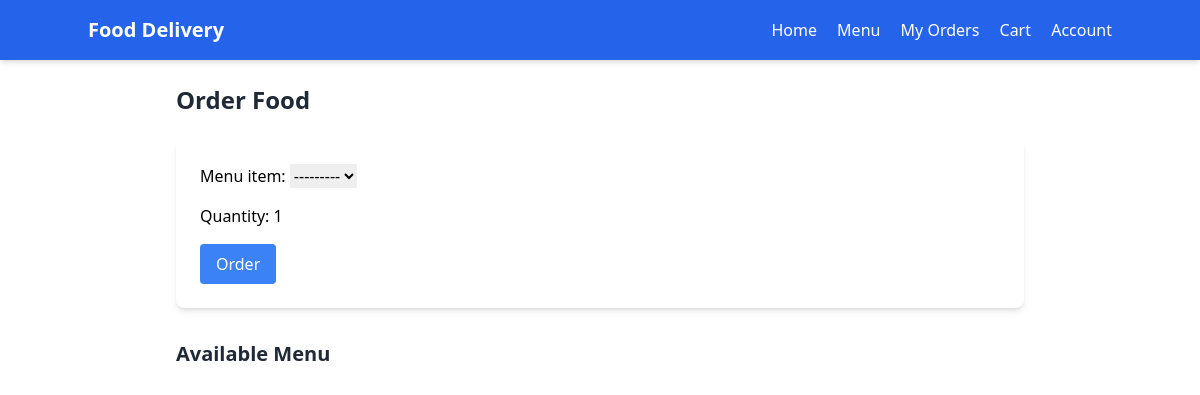
The page /order/ (signed in) on the database as committed earlier.
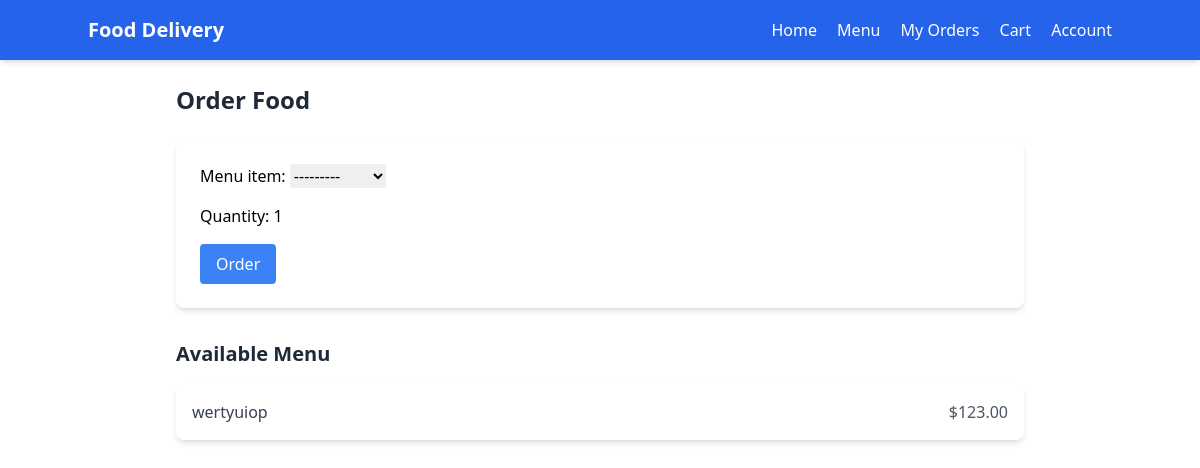
The same page on the database as committed later.
### feast/models.py (models this page shows)
class Menu(models.Model):
    CATEGORY_CHOICES = [
        ('breakfast', 'Breakfast'),
        ('lunch', 'Lunch'),
        ('snacks', 'Snacks'),
        ('dinner', 'Dinner'),
    ]
    name = models.CharField(max_length=100)
    description = models.TextField(blank=True, null=True)
    price = models.DecimalField(max_digits=6, decimal_places=2)
    category = models.CharField(max_length=10, choices=CATEGORY_CHOICES)
    available = models.BooleanField(default=True)
    created_at = models.DateTimeField(auto_now_add=True)
    def __str__(self):
        return self.name

### feast/views.py (the view)
# urls.py: path('order/', order_food, name='order_food'),
@login_required
def order_food(request):
    if request.method == 'POST':
        form = OrderForm(request.POST)
        if form.is_valid():
            order = form.save(commit=False)
            order.student = request.user  # Assign the logged-in student
            order.total_price = order.menu_item.price * order.quantity  # Calculate total cost
            order.save()
            return redirect('view_orders')  # Redirect to the orders page
    else:
        form = OrderForm()
    menu_items = Menu.objects.all()
    return render(request, 'order_food.html', {'form': form, 'menu_items': menu_items})

### feast/forms.py
class OrderForm(forms.ModelForm):
    class Meta:
        model = Order
        fields = ['menu_item', 'quantity']

### templates/order_food.html (shortened to what this page needs)
<!DOCTYPE html>
<html lang="en">
<head>
    <script src="https://cdn.tailwindcss.com"></script>
</head>
<body>
<nav class="bg-blue-600 p-4 shadow-md">
    <div class="container mx-auto flex justify-between items-center">
      <div class="text-white font-bold text-xl">Food Delivery</div>
      <div class="space-x-4">
        <a href="#" class="text-white hover:text-blue-200">Home</a>
        <a href="#" class="text-white hover:text-blue-200">Menu</a>
        <a href="#" class="text-white hover:text-blue-200">My Orders</a>
        <a href="#" class="text-white hover:text-blue-200">Cart</a>
        <a href="#" class="text-white hover:text-blue-200">Account</a>
      </div>
    </div>
  </nav>
  {% block content %}
  <div class="max-w-4xl mx-auto p-6">
    <h2 class="text-2xl font-bold text-gray-800 mb-6">Order Food</h2>
    <form method="post" class="bg-white shadow-md rounded-lg p-6 mb-6">
      <div class="space-y-4">
        {{ form.as_p|safe }}
      </div>
      <button type="submit" class="mt-4 bg-blue-500 hover:bg-blue-600 text-white font-medium px-4 py-2 rounded transition duration-200">Order</button>
    </form>
    <h3 class="text-xl font-bold text-gray-800 mt-8 mb-4">Available Menu</h3>
    <ul class="bg-white shadow-md rounded-lg divide-y divide-gray-200">
      {% for item in menu_items %}
        <li class="p-4 flex justify-between items-center hover:bg-gray-50">
          <span class="font-medium text-gray-700">{{ item.name }}</span>
          <span class="text-gray-600">${{ item.price }}</span>
        </li>
      {% endfor %}
    </ul>
  </div>
  {% endblock %}
</body>
</html>

Rows that differ between the two databases and show on the page:
added Menu: name "wertyuiop", price "123.00"
